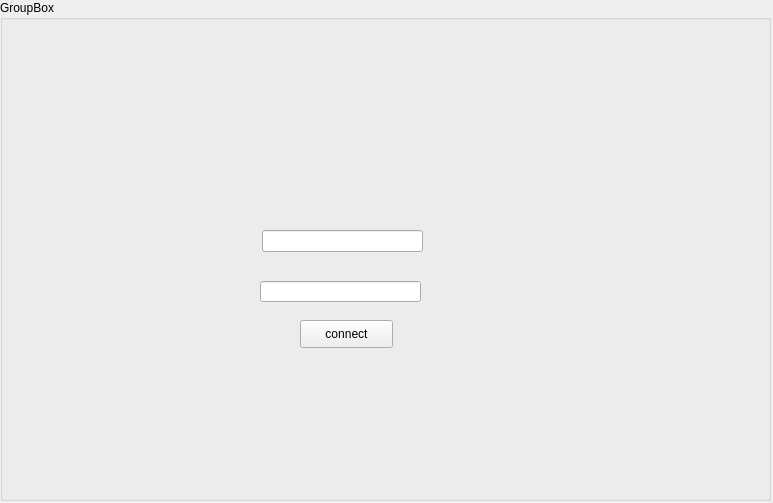
<?xml version="1.0" encoding="UTF-8"?>
<ui version="4.0">
 <class>login</class>
 <widget class="QWidget" name="login">
  <property name="geometry">
   <rect>
    <x>0</x>
    <y>0</y>
    <width>773</width>
    <height>503</height>
   </rect>
  </property>
  <property name="windowTitle">
   <string>Form</string>
  </property>
  <widget class="QWidget" name="gridLayoutWidget">
   <property name="geometry">
    <rect>
     <x>0</x>
     <y>0</y>
     <width>771</width>
     <height>501</height>
    </rect>
   </property>
   <layout class="QGridLayout" name="gridLayout">
    <item row="0" column="0">
     <widget class="QGroupBox" name="groupBox">
      <property name="title">
       <string>GroupBox</string>
      </property>
      <widget class="QLineEdit" name="lineEdit_username">
       <property name="geometry">
        <rect>
         <x>262</x>
         <y>230</y>
         <width>161</width>
         <height>22</height>
        </rect>
       </property>
      </widget>
      <widget class="QLineEdit" name="lineEdit_password">
       <property name="geometry">
        <rect>
         <x>260</x>
         <y>281</y>
         <width>161</width>
         <height>21</height>
        </rect>
       </property>
      </widget>
      <widget class="QPushButton" name="pushButton_connet">
       <property name="geometry">
        <rect>
         <x>300</x>
         <y>320</y>
         <width>93</width>
         <height>28</height>
        </rect>
       </property>
       <property name="text">
        <string>connect</string>
       </property>
      </widget>
     </widget>
    </item>
   </layout>
  </widget>
 </widget>
 <resources/>
 <connections/>
</ui>
